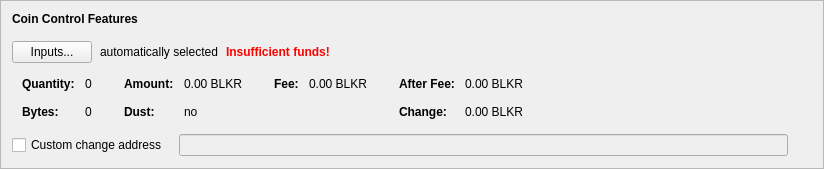
      <widget class="QFrame" name="frameCoinControl">
       <property name="sizePolicy">
        <sizepolicy hsizetype="Expanding" vsizetype="Fixed">
         <horstretch>0</horstretch>
         <verstretch>0</verstretch>
        </sizepolicy>
       </property>
       <property name="frameShape">
        <enum>QFrame::StyledPanel</enum>
       </property>
       <property name="frameShadow">
        <enum>QFrame::Raised</enum>
       </property>
       <layout class="QVBoxLayout" name="verticalLayout_2">
        <property name="spacing">
         <number>6</number>
        </property>
        <item>
         <layout class="QVBoxLayout" name="verticalLayoutCoinControl" stretch="0,0,0,0,0">
          <property name="spacing">
           <number>0</number>
          </property>
          <property name="sizeConstraint">
           <enum>QLayout::SetDefaultConstraint</enum>
          </property>
          <property name="leftMargin">
           <number>0</number>
          </property>
          <property name="topMargin">
           <number>0</number>
          </property>
          <item>
           <layout class="QHBoxLayout" name="horizontalLayoutCoinControl1">
            <property name="bottomMargin">
             <number>15</number>
            </property>
            <item>
             <widget class="QLabel" name="labelCoinControlFeatures">
              <property name="sizePolicy">
               <sizepolicy hsizetype="Preferred" vsizetype="Maximum">
                <horstretch>0</horstretch>
                <verstretch>0</verstretch>
               </sizepolicy>
              </property>
              <property name="font">
               <font>
                <weight>75</weight>
                <bold>true</bold>
               </font>
              </property>
              <property name="styleSheet">
               <string notr="true">font-weight:bold;</string>
              </property>
              <property name="text">
               <string>Coin Control Features</string>
              </property>
             </widget>
            </item>
           </layout>
          </item>
          <item>
           <layout class="QHBoxLayout" name="horizontalLayoutCoinControl2" stretch="0,0,0,0">
            <property name="spacing">
             <number>8</number>
            </property>
            <property name="bottomMargin">
             <number>10</number>
            </property>
            <item>
             <widget class="QPushButton" name="pushButtonCoinControl">
              <property name="styleSheet">
               <string notr="true"/>
              </property>
              <property name="text">
               <string>Inputs...</string>
              </property>
              <property name="autoDefault">
               <bool>false</bool>
              </property>
             </widget>
            </item>
            <item>
             <widget class="QLabel" name="labelCoinControlAutomaticallySelected">
              <property name="text">
               <string>automatically selected</string>
              </property>
              <property name="margin">
               <number>5</number>
              </property>
             </widget>
            </item>
            <item>
             <widget class="QLabel" name="labelCoinControlInsuffFunds">
              <property name="font">
               <font>
                <weight>75</weight>
                <bold>true</bold>
               </font>
              </property>
              <property name="styleSheet">
               <string notr="true">color:red;font-weight:bold;</string>
              </property>
              <property name="text">
               <string>Insufficient funds!</string>
              </property>
              <property name="margin">
               <number>5</number>
              </property>
             </widget>
            </item>
            <item>
             <spacer name="horizontalSpacerCoinControl">
              <property name="orientation">
               <enum>Qt::Horizontal</enum>
              </property>
              <property name="sizeHint" stdset="0">
               <size>
                <width>40</width>
                <height>1</height>
               </size>
              </property>
             </spacer>
            </item>
           </layout>
          </item>
          <item>
           <widget class="QWidget" name="widgetCoinControl" native="true">
            <property name="sizePolicy">
             <sizepolicy hsizetype="Preferred" vsizetype="Preferred">
              <horstretch>0</horstretch>
              <verstretch>0</verstretch>
             </sizepolicy>
            </property>
            <property name="minimumSize">
             <size>
              <width>0</width>
              <height>0</height>
             </size>
            </property>
            <property name="styleSheet">
             <string notr="true"/>
            </property>
            <layout class="QHBoxLayout" name="horizontalLayoutCoinControl5">
             <property name="leftMargin">
              <number>0</number>
             </property>
             <property name="topMargin">
              <number>0</number>
             </property>
             <property name="rightMargin">
              <number>0</number>
             </property>
             <property name="bottomMargin">
              <number>0</number>
             </property>
             <item>
              <layout class="QHBoxLayout" name="horizontalLayoutCoinControl3" stretch="0,0,0,1">
               <property name="spacing">
                <number>20</number>
               </property>
               <property name="topMargin">
                <number>0</number>
               </property>
               <property name="bottomMargin">
                <number>10</number>
               </property>
               <item>
                <layout class="QFormLayout" name="formLayoutCoinControl1">
                 <property name="horizontalSpacing">
                  <number>10</number>
                 </property>
                 <property name="verticalSpacing">
                  <number>14</number>
                 </property>
                 <property name="leftMargin">
                  <number>10</number>
                 </property>
                 <property name="topMargin">
                  <number>4</number>
                 </property>
                 <property name="rightMargin">
                  <number>6</number>
                 </property>
                 <item row="0" column="0">
                  <widget class="QLabel" name="labelCoinControlQuantityText">
                   <property name="font">
                    <font>
                     <weight>75</weight>
                     <bold>true</bold>
                    </font>
                   </property>
                   <property name="text">
                    <string>Quantity:</string>
                   </property>
                   <property name="margin">
                    <number>0</number>
                   </property>
                  </widget>
                 </item>
                 <item row="0" column="1">
                  <widget class="QLabel" name="labelCoinControlQuantity">
                   <property name="cursor">
                    <cursorShape>IBeamCursor</cursorShape>
                   </property>
                   <property name="contextMenuPolicy">
                    <enum>Qt::ActionsContextMenu</enum>
                   </property>
                   <property name="text">
                    <string notr="true">0</string>
                   </property>
                   <property name="margin">
                    <number>0</number>
                   </property>
                   <property name="textInteractionFlags">
                    <set>Qt::LinksAccessibleByMouse|Qt::TextSelectableByKeyboard|Qt::TextSelectableByMouse</set>
                   </property>
                  </widget>
                 </item>
                 <item row="1" column="0">
                  <widget class="QLabel" name="labelCoinControlBytesText">
                   <property name="font">
                    <font>
                     <weight>75</weight>
                     <bold>true</bold>
                    </font>
                   </property>
                   <property name="text">
                    <string>Bytes:</string>
                   </property>
                  </widget>
                 </item>
                 <item row="1" column="1">
                  <widget class="QLabel" name="labelCoinControlBytes">
                   <property name="cursor">
                    <cursorShape>IBeamCursor</cursorShape>
                   </property>
                   <property name="contextMenuPolicy">
                    <enum>Qt::ActionsContextMenu</enum>
                   </property>
                   <property name="text">
                    <string notr="true">0</string>
                   </property>
                   <property name="textInteractionFlags">
                    <set>Qt::LinksAccessibleByMouse|Qt::TextSelectableByKeyboard|Qt::TextSelectableByMouse</set>
                   </property>
                  </widget>
                 </item>
                </layout>
               </item>
               <item>
                <layout class="QFormLayout" name="formLayoutCoinControl2">
                 <property name="horizontalSpacing">
                  <number>10</number>
                 </property>
                 <property name="verticalSpacing">
                  <number>14</number>
                 </property>
                 <property name="leftMargin">
                  <number>6</number>
                 </property>
                 <property name="topMargin">
                  <number>4</number>
                 </property>
                 <property name="rightMargin">
                  <number>6</number>
                 </property>
                 <item row="0" column="0">
                  <widget class="QLabel" name="labelCoinControlAmountText">
                   <property name="font">
                    <font>
                     <weight>75</weight>
                     <bold>true</bold>
                    </font>
                   </property>
                   <property name="text">
                    <string>Amount:</string>
                   </property>
                   <property name="margin">
                    <number>0</number>
                   </property>
                  </widget>
                 </item>
                 <item row="0" column="1">
                  <widget class="QLabel" name="labelCoinControlAmount">
                   <property name="cursor">
                    <cursorShape>IBeamCursor</cursorShape>
                   </property>
                   <property name="contextMenuPolicy">
                    <enum>Qt::ActionsContextMenu</enum>
                   </property>
                   <property name="text">
                    <string notr="true">0.00 BLKR</string>
                   </property>
                   <property name="textInteractionFlags">
                    <set>Qt::LinksAccessibleByMouse|Qt::TextSelectableByKeyboard|Qt::TextSelectableByMouse</set>
                   </property>
                  </widget>
                 </item>
                 <item row="1" column="0">
                  <widget class="QLabel" name="labelCoinControlLowOutputText">
                   <property name="font">
                    <font>
                     <weight>75</weight>
                     <bold>true</bold>
                    </font>
                   </property>
                   <property name="text">
                    <string>Dust:</string>
                   </property>
                  </widget>
                 </item>
                 <item row="1" column="1">
                  <widget class="QLabel" name="labelCoinControlLowOutput">
                   <property name="cursor">
                    <cursorShape>IBeamCursor</cursorShape>
                   </property>
                   <property name="contextMenuPolicy">
                    <enum>Qt::ActionsContextMenu</enum>
                   </property>
                   <property name="text">
                    <string notr="true">no</string>
                   </property>
                   <property name="textInteractionFlags">
                    <set>Qt::LinksAccessibleByMouse|Qt::TextSelectableByKeyboard|Qt::TextSelectableByMouse</set>
                   </property>
                  </widget>
                 </item>
                </layout>
               </item>
               <item>
                <layout class="QFormLayout" name="formLayoutCoinControl3">
                 <property name="horizontalSpacing">
                  <number>10</number>
                 </property>
                 <property name="verticalSpacing">
                  <number>14</number>
                 </property>
                 <property name="leftMargin">
                  <number>6</number>
                 </property>
                 <property name="topMargin">
                  <number>4</number>
                 </property>
                 <property name="rightMargin">
                  <number>6</number>
                 </property>
                 <item row="0" column="0">
                  <widget class="QLabel" name="labelCoinControlFeeText">
                   <property name="font">
                    <font>
                     <weight>75</weight>
                     <bold>true</bold>
                    </font>
                   </property>
                   <property name="text">
                    <string>Fee:</string>
                   </property>
                   <property name="margin">
                    <number>0</number>
                   </property>
                  </widget>
                 </item>
                 <item row="0" column="1">
                  <widget class="QLabel" name="labelCoinControlFee">
                   <property name="cursor">
                    <cursorShape>IBeamCursor</cursorShape>
                   </property>
                   <property name="contextMenuPolicy">
                    <enum>Qt::ActionsContextMenu</enum>
                   </property>
                   <property name="text">
                    <string notr="true">0.00 BLKR</string>
                   </property>
                   <property name="textInteractionFlags">
                    <set>Qt::LinksAccessibleByMouse|Qt::TextSelectableByKeyboard|Qt::TextSelectableByMouse</set>
                   </property>
                  </widget>
                 </item>
                </layout>
               </item>
               <item>
                <layout class="QFormLayout" name="formLayoutCoinControl4">
                 <property name="horizontalSpacing">
                  <number>10</number>
                 </property>
                 <property name="verticalSpacing">
                  <number>14</number>
                 </property>
                 <property name="leftMargin">
                  <number>6</number>
                 </property>
                 <property name="topMargin">
                  <number>4</number>
                 </property>
                 <property name="rightMargin">
                  <number>6</number>
                 </property>
                 <item row="0" column="0">
                  <widget class="QLabel" name="labelCoinControlAfterFeeText">
                   <property name="font">
                    <font>
                     <weight>75</weight>
                     <bold>true</bold>
                    </font>
                   </property>
                   <property name="text">
                    <string>After Fee:</string>
                   </property>
                   <property name="margin">
                    <number>0</number>
                   </property>
                  </widget>
                 </item>
                 <item row="0" column="1">
                  <widget class="QLabel" name="labelCoinControlAfterFee">
                   <property name="cursor">
                    <cursorShape>IBeamCursor</cursorShape>
                   </property>
                   <property name="contextMenuPolicy">
                    <enum>Qt::ActionsContextMenu</enum>
                   </property>
                   <property name="text">
                    <string notr="true">0.00 BLKR</string>
                   </property>
                   <property name="textInteractionFlags">
                    <set>Qt::LinksAccessibleByMouse|Qt::TextSelectableByKeyboard|Qt::TextSelectableByMouse</set>
                   </property>
                  </widget>
                 </item>
                 <item row="1" column="0">
                  <widget class="QLabel" name="labelCoinControlChangeText">
                   <property name="font">
                    <font>
                     <weight>75</weight>
                     <bold>true</bold>
                    </font>
                   </property>
                   <property name="text">
                    <string>Change:</string>
                   </property>
                  </widget>
                 </item>
                 <item row="1" column="1">
                  <widget class="QLabel" name="labelCoinControlChange">
                   <property name="cursor">
                    <cursorShape>IBeamCursor</cursorShape>
                   </property>
                   <property name="contextMenuPolicy">
                    <enum>Qt::ActionsContextMenu</enum>
                   </property>
                   <property name="text">
                    <string notr="true">0.00 BLKR</string>
                   </property>
                   <property name="textInteractionFlags">
                    <set>Qt::LinksAccessibleByMouse|Qt::TextSelectableByKeyboard|Qt::TextSelectableByMouse</set>
                   </property>
                  </widget>
                 </item>
                </layout>
               </item>
              </layout>
             </item>
            </layout>
           </widget>
          </item>
          <item>
           <layout class="QHBoxLayout" name="horizontalLayoutCoinControl4" stretch="0,0,0">
            <property name="spacing">
             <number>12</number>
            </property>
            <property name="sizeConstraint">
             <enum>QLayout::SetDefaultConstraint</enum>
            </property>
            <property name="topMargin">
             <number>5</number>
            </property>
            <property name="rightMargin">
             <number>5</number>
            </property>
            <item>
             <widget class="QCheckBox" name="checkBoxCoinControlChange">
              <property name="toolTip">
               <string>If this is activated, but the change address is empty or invalid, change will be sent to a newly generated address.</string>
              </property>
              <property name="text">
               <string>Custom change address</string>
              </property>
             </widget>
            </item>
            <item>
             <widget class="QValidatedLineEdit" name="lineEditCoinControlChange">
              <property name="enabled">
               <bool>false</bool>
              </property>
              <property name="sizePolicy">
               <sizepolicy hsizetype="Expanding" vsizetype="Fixed">
                <horstretch>0</horstretch>
                <verstretch>0</verstretch>
               </sizepolicy>
              </property>
             </widget>
            </item>
            <item>
             <widget class="QLabel" name="labelCoinControlChangeLabel">
              <property name="sizePolicy">
               <sizepolicy hsizetype="Preferred" vsizetype="Expanding">
                <horstretch>0</horstretch>
                <verstretch>0</verstretch>
               </sizepolicy>
              </property>
              <property name="minimumSize">
               <size>
                <width>0</width>
                <height>0</height>
               </size>
              </property>
              <property name="text">
               <string/>
              </property>
              <property name="margin">
               <number>3</number>
              </property>
             </widget>
            </item>
           </layout>
          </item>
          <item>
           <spacer name="verticalSpacerCoinControl">
            <property name="orientation">
             <enum>Qt::Vertical</enum>
            </property>
            <property name="sizeType">
             <enum>QSizePolicy::Expanding</enum>
            </property>
            <property name="sizeHint" stdset="0">
             <size>
              <width>800</width>
              <height>1</height>
             </size>
            </property>
           </spacer>
          </item>
         </layout>
        </item>
       </layout>
      </widget>
